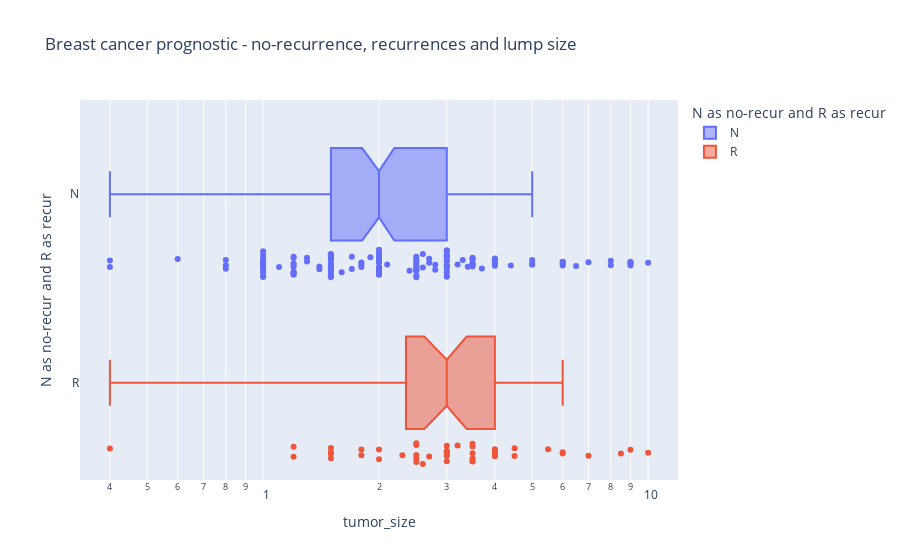

The cell this chart's notebook holds for it:
### Code cell
fig2 = px.box(df, 
             y="Outcome", 
             x='tumor_size', 
             log_x=True, 
             points='all', 
             notched=True,
             color='Outcome',
             labels={'Outcome':'N as no-recur and R as recur', 'volume': 'Tumor size or volume'}, 
             title = 'Breast cancer prognostic - no-recurrence, recurrences and lump size', 
             hover_name='Outcome')

fig2.show()

### Figure 1 — Plotly figure (JSON) as saved in the notebook; plotly's stock layout.template omitted (floating-point values rounded to 4 significant figures; data arrays with more than 128 entries replaced by an {"elided": "..."} marker saying what was removed)
{"data": [{"alignmentgroup": "True", "boxpoints": "all", "hovertemplate": "<b>%{hovertext}</b><br><br>N as no-recur and R as recur=%{y}<br>tumor_size=%{x}<extra></extra>", "hovertext": {"elided": "151 str values"}, "legendgroup": "N", "marker": {"color": "#636efa"}, "name": "N", "notched": true, "offsetgroup": "N", "orientation": "h", "showlegend": true, "type": "box", "x": {"elided": "151 float values"}, "x0": " ", "xaxis": "x", "y": {"elided": "151 str values"}, "y0": " ", "yaxis": "y"}, {"alignmentgroup": "True", "boxpoints": "all", "hovertemplate": "<b>%{hovertext}</b><br><br>N as no-recur and R as recur=%{y}<br>tumor_size=%{x}<extra></extra>", "hovertext": ["R", "R", "R", "R", "R", "R", "R", "R", "R", "R", "R", "R", "R", "R", "R", "R", "R", "R", "R", "R", "R", "R", "R", "R", "R", "R", "R", "R", "R", "R", "R", "R", "R", "R", "R", "R", "R", "R", "R", "R", "R", "R", "R", "R", "R", "R", "R"], "legendgroup": "R", "marker": {"color": "#EF553B"}, "name": "R", "notched": true, "offsetgroup": "R", "orientation": "h", "showlegend": true, "type": "box", "x": [3.5, 2.5, 4, 6, 3, 4, 2.3, 1.8, 2.5, 3.2, 1.5, 1.2, 3, 3, 4, 3, 3.5, 2.5, 9, 3.5, 4, 1.2, 1.5, 6, 1.8, 4, 8.5, 2.5, 2, 2.5, 3.5, 1.5, 4.5, 2.6, 3, 0.4, 4.5, 3.5, 1.5, 2, 7, 3.5, 5.5, 3, 10, 2.7, 3], "x0": " ", "xaxis": "x", "y": ["R", "R", "R", "R", "R", "R", "R", "R", "R", "R", "R", "R", "R", "R", "R", "R", "R", "R", "R", "R", "R", "R", "R", "R", "R", "R", "R", "R", "R", "R", "R", "R", "R", "R", "R", "R", "R", "R", "R", "R", "R", "R", "R", "R", "R", "R", "R"], "y0": " ", "yaxis": "y"}], "layout": {"boxmode": "overlay", "legend": {"title": {"text": "N as no-recur and R as recur"}, "tracegroupgap": 0}, "title": {"text": "Breast cancer prognostic - no-recurrence, recurrences and lump size"}, "xaxis": {"anchor": "y", "domain": [0, 1], "title": {"text": "tumor_size"}, "type": "log"}, "yaxis": {"anchor": "x", "categoryarray": ["R", "N"], "categoryorder": "array", "domain": [0, 1], "title": {"text": "N as no-recur and R as recur"}}}}
